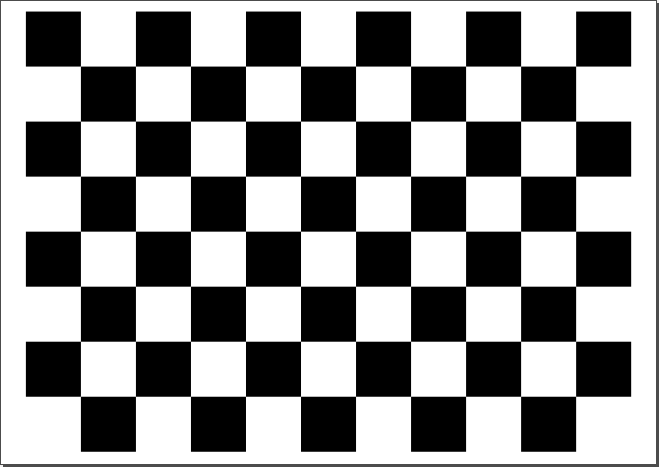
//> input picture feautures/pattern.png, 659 x 467 px
$ ./harris_corners   (built with g++ and OpenCV 4)
//> lines starting //> are read from the running program, lines starting //| are printed output that depends on the picture
#include "opencv2/highgui/highgui.hpp"
#include "opencv2/imgproc/imgproc.hpp"
#include <iostream>
#include <stdio.h>
#include <stdlib.h>

/// Global variables
cv::Mat src, src_gray;
int thresh = 200;
int max_thresh = 255;

/// Function header
void cornerHarris_demo( int, void* );

int main()
{
  /// Load source image and convert it to gray
  src = cv::imread( "pattern.png", 1 );
//> src is the input picture: 467 rows x 659 cols, CV_8UC3; mean B, G, R 142, 142, 142
  cvtColor( src, src_gray, CV_BGR2GRAY );

  /// Create a window and a trackbar
  cv::namedWindow( "Source image", CV_WINDOW_AUTOSIZE );
  cv::createTrackbar( "Threshold: ", "Source image", &thresh, max_thresh, cornerHarris_demo );
  cv::imshow( "Source image", src );

  cornerHarris_demo( 0, 0 );

  cv::waitKey(0);
  return(0);
}

/** @function cornerHarris_demo */
void cornerHarris_demo( int, void* )
{

  cv::Mat dst, dst_norm, dst_norm_scaled;
  dst = cv::Mat::zeros( src.size(), CV_32FC1 );
  cv::Mat copy;
  copy = src_gray.clone();
  /// Detecting corners
  cv::cornerHarris( copy, dst, 2, 3, 0.04, cv::BORDER_DEFAULT );
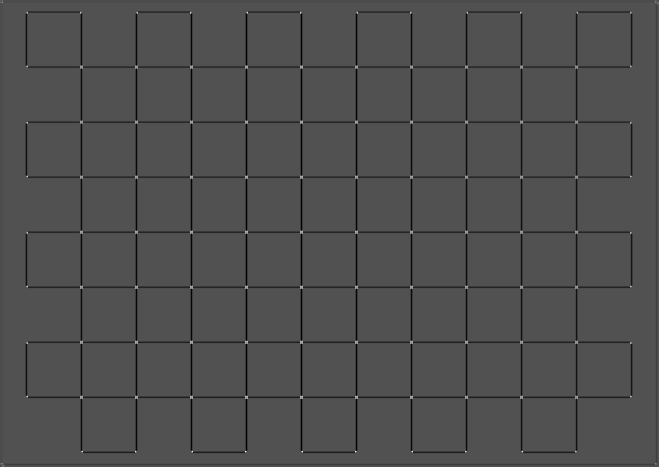
//> dst: 467 rows x 659 cols, CV_32FC1; min -0.0394, max 0.0838, mean -0.00129; drawn with min black and max white

  /// Normalizing
  normalize( dst, dst_norm, 0, 255, cv::NORM_MINMAX, CV_32FC1, cv::Mat() );
  convertScaleAbs( dst_norm, dst_norm_scaled );

  /// Drawing a circle around corners
  for( int j = 0; j < dst_norm.rows ; j++ )
  {
    for( int i = 0; i < dst_norm.cols; i++ )
    {
      if( (int) dst_norm.at<float>(j,i) > thresh )
      {
       circle( copy, cv::Point( i, j ), 5,  cv::Scalar(0,0,255), -1, 8, 0 );
      }
    }
  }
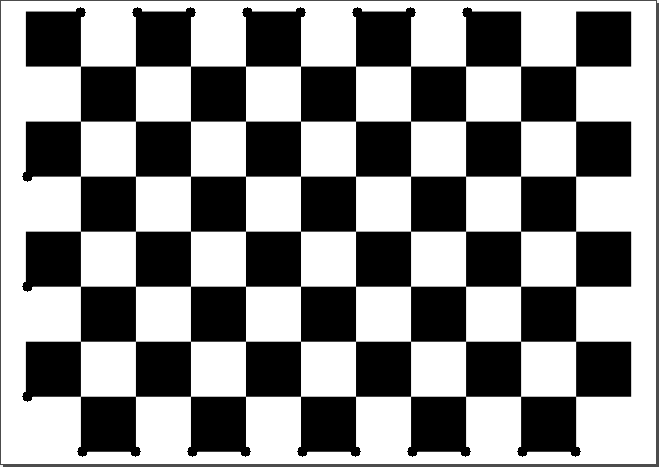
//> copy: 467 rows x 659 cols, CV_8UC1; min 0, max 255, mean 141.1
  /// Showing the result
  cv::namedWindow( "Source image", CV_WINDOW_AUTOSIZE );
  cv::imshow( "Source image", copy);
}
